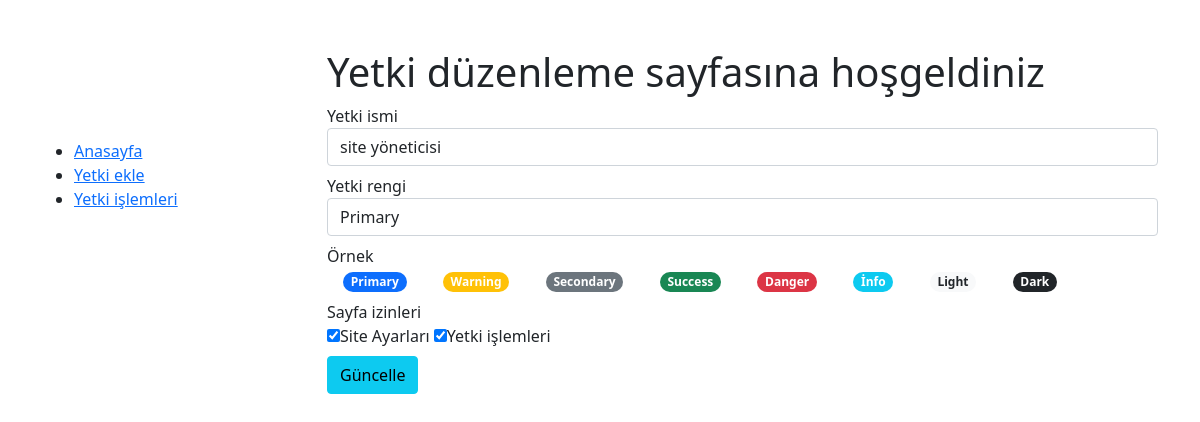
The app's page /index.php?do=authorization_edit&id=3 with its own data.
### tables this page shows
CREATE TABLE `authorization` (
  `authorization_id` int(11) NOT NULL,
  `authorization_name` varchar(2000) NOT NULL,
  `authorization_color` varchar(2000) NOT NULL,
  `pages` text NOT NULL
);

### authorization_edit.php (the view, shortened to what this page needs)
<h1>Yetki düzenleme sayfasına hoşgeldiniz</h1>
<?php
if(in_array("authorization_transactions",explode(",",@$users["pages"]))){
    $id=$_GET["id"];
    $query_authorization=mysqli_fetch_array(mysqli_query($con,"SELECT * FROM authorization WHERE authorization_id=$id"));
?>
<form method="post">
    <div class="mb-2">
        <label for="name">Yetki ismi</label>
        <input type="text" class="form-control" id="name" name="name" value="<?php if ($_POST) {
                                                                                    echo $name;
                                                                                }else{
                                                                                    echo $query_authorization["authorization_name"];
                                                                                } ?>">
    </div>
    <div class="mb-2">
        <label for="color">Yetki rengi</label>
        <select name="color" id="color" class="form-control">
            <option value="primary" <?php if ($_POST) {
                                        if ($color == "primary") {
                                            echo "selected";
                                        }
                                    }else{
                                        if ($query_authorization["authorization_color"] == "primary") {
                                            echo "selected";
                                        }
                                    } ?> class="bg-primary">Primary</option>
        </select>
    </div>
    <div class="mb-2">
        <label for="authorization_color_example">Örnek</label><br />
        <span class="badge rounded-pill mx-3 bg-primary">Primary</span>
        <span class="badge rounded-pill mx-3 bg-warning">Warning</span>
        <span class="badge rounded-pill mx-3 bg-secondary">Secondary</span>
        <span class="badge rounded-pill mx-3 bg-success">Success</span>
        <span class="badge rounded-pill mx-3 bg-danger">Danger</span>
        <span class="badge rounded-pill mx-3 bg-info">İnfo</span>
        <span class="badge rounded-pill mx-3 bg-light text-dark">Light</span>
        <span class="badge rounded-pill mx-3 bg-dark">Dark</span>
    </div>
    <div class="mb-2">
        <label for="pages">Sayfa izinleri</label><br />
        <input type="checkbox" name="pages[]" id="pages" value="site_settings" <?php if($_POST){ if($pages!="" and in_array("site_settings",explode(",",$pages))){echo "checked";} }else{if(in_array("site_settings",explode(",",$query_authorization["pages"]))){echo "checked";}} ?>>Site Ayarları
        <input type="checkbox" name="pages[]" id="pages" value="authorization_transactions" <?php if($_POST){ if($pages!="" and in_array("authorization_transactions",explode(",",$pages))){echo "checked";} }else{if(in_array("authorization_transactions",explode(",",$query_authorization["pages"]))){echo "checked";}} ?>>Yetki işlemleri
    </div>
    <input type="submit" value="Güncelle" class="btn btn-info">
</form>
<?php
}else{
    echo '<div class="alert alert-danger" role="alert">Bu sayfaya girmeye yetkiniz yoktur</div>';
}
?>

### records on screen
authorization: name "site yöneticisi", color "Primary", pages "☑"
